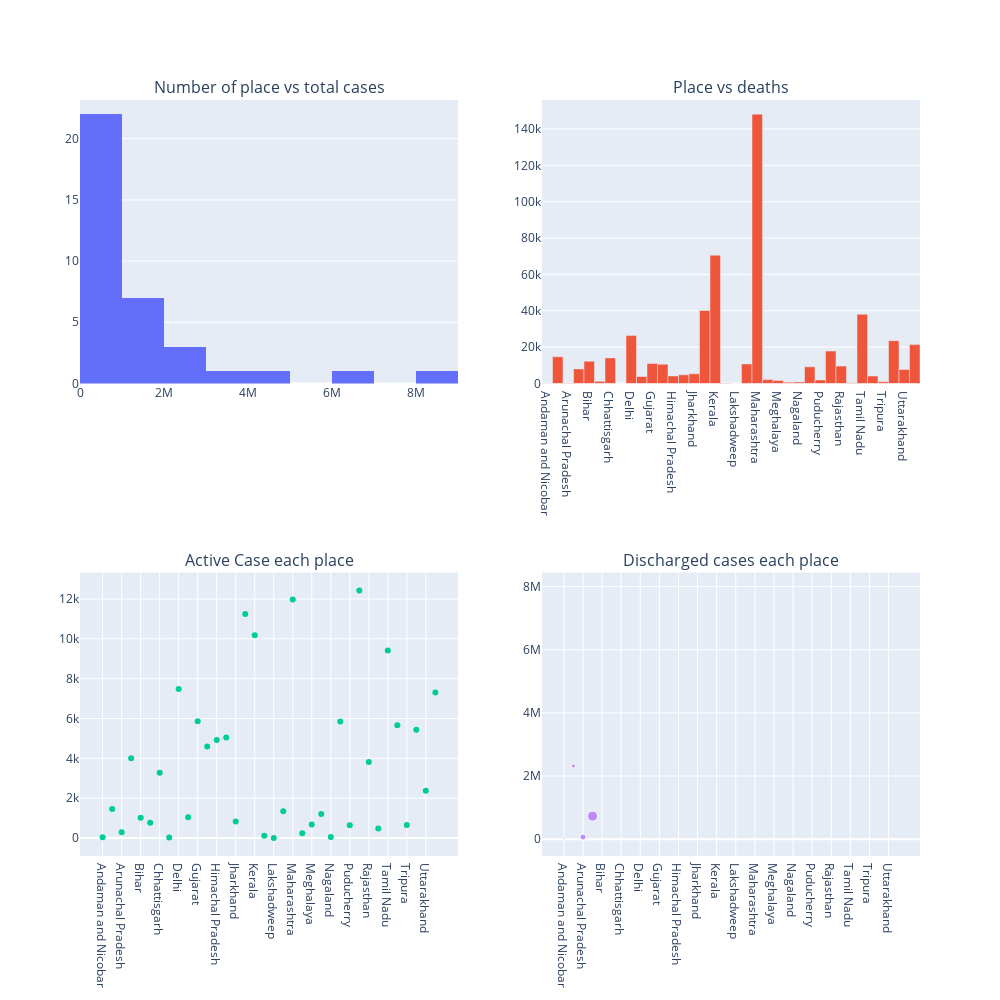

Notebook code cell kept with this figure:
### Code cell
from plotly.subplots import make_subplots
import plotly.graph_objects as go

fig2 = make_subplots(rows=2, cols=2, subplot_titles=['Number of place vs total cases', 'Place vs deaths','Active Case each place', 'Discharged cases each place'])

fig2.add_trace(
    go.Histogram( x=df['TotalCases']),
    row=1, col=1
)
fig2.add_trace(
    go.Bar(x=df.index, y=df['Deaths']),
    row=1, col=2
)
fig2.add_trace(
    go.Scatter(x=df.index, y=df['Active'], mode = 'markers'),
    row=2, col=1
)
fig2.add_trace(
    go.Scatter(x=df.index, y=df['Discharged'], mode='markers', marker_size = [2,4,6,10]),
    row=2, col=2
)
fig2.update_layout(height=1000, width=1000, showlegend = False)
fig2.show()

### Figure 1 — Plotly figure (JSON) as saved in the notebook; plotly's stock layout.template omitted (floating-point values rounded to 4 significant figures)
{"data": [{"type": "histogram", "x": [10502, 2333710, 66246, 741541, 844997, 97442, 1169532, 11557, 1970899, 253162, 1261922, 1036795, 305383, 470201, 441010, 4021106, 6730762, 29021, 11415, 1051447, 8060737, 139377, 95925, 234387, 35838, 1319527, 171651, 777362, 1297814, 42784, 3553670, 826284, 107419, 2108686, 445106, 2099433], "xaxis": "x", "yaxis": "y"}, {"type": "bar", "x": ["Andaman and Nicobar", "Andhra Pradesh", "Arunachal Pradesh", "Assam", "Bihar", "Chandigarh", "Chhattisgarh", "Dadra and Nagar Haveli and Daman and Diu", "Delhi", "Goa", "Gujarat", "Haryana", "Himachal Pradesh", "Jammu and Kashmir", "Jharkhand", "Karnataka", "Kerala", "Ladakh", "Lakshadweep", "Madhya Pradesh", "Maharashtra", "Manipur", "Meghalaya", "Mizoram", "Nagaland", "Odisha", "Puducherry", "Punjab", "Rajasthan", "Sikkim", "Tamil Nadu", "Telengana", "Tripura", "Uttar Pradesh", "Uttarakhand", "West Bengal"], "xaxis": "x2", "y": [129, 14733, 296, 8022, 12285, 1171, 14081, 4, 26336, 3855, 10980, 10650, 4177, 4776, 5328, 40163, 70582, 228, 52, 10762, 148143, 2138, 1611, 712, 772, 9149, 1967, 17832, 9590, 474, 38033, 4111, 935, 23576, 7719, 21400], "yaxis": "y2"}, {"mode": "markers", "type": "scatter", "x": ["Andaman and Nicobar", "Andhra Pradesh", "Arunachal Pradesh", "Assam", "Bihar", "Chandigarh", "Chhattisgarh", "Dadra and Nagar Haveli and Daman and Diu", "Delhi", "Goa", "Gujarat", "Haryana", "Himachal Pradesh", "Jammu and Kashmir", "Jharkhand", "Karnataka", "Kerala", "Ladakh", "Lakshadweep", "Madhya Pradesh", "Maharashtra", "Manipur", "Meghalaya", "Mizoram", "Nagaland", "Odisha", "Puducherry", "Punjab", "Rajasthan", "Sikkim", "Tamil Nadu", "Telengana", "Tripura", "Uttar Pradesh", "Uttarakhand", "West Bengal"], "xaxis": "x3", "y": [40, 1453, 295, 4006, 1024, 772, 3282, 23, 7484, 1046, 5862, 4598, 4919, 5045, 837, 11252, 10179, 118, 0, 1349, 11968, 244, 686, 1214, 54, 5851, 640, 12429, 3813, 476, 9408, 5667, 653, 5440, 2378, 7302], "yaxis": "y3"}, {"marker": {"size": [2, 4, 6, 10]}, "mode": "markers", "type": "scatter", "x": ["Andaman and Nicobar", "Andhra Pradesh", "Arunachal Pradesh", "Assam", "Bihar", "Chandigarh", "Chhattisgarh", "Dadra and Nagar Haveli and Daman and Diu", "Delhi", "Goa", "Gujarat", "Haryana", "Himachal Pradesh", "Jammu and Kashmir", "Jharkhand", "Karnataka", "Kerala", "Ladakh", "Lakshadweep", "Madhya Pradesh", "Maharashtra", "Manipur", "Meghalaya", "Mizoram", "Nagaland", "Odisha", "Puducherry", "Punjab", "Rajasthan", "Sikkim", "Tamil Nadu", "Telengana", "Tripura", "Uttar Pradesh", "Uttarakhand", "West Bengal"], "xaxis": "x4", "y": [10333, 2317524, 65655, 729513, 831688, 95499, 1152169, 11530, 1937079, 248261, 1245080, 1021547, 296287, 460380, 434845, 3969691, 6650001, 28675, 11363, 1039336, 7900626, 136995, 93628, 232461, 35012, 1304527, 169044, 747101, 1284411, 41834, 3506229, 816506, 105831, 2079670, 435009, 2070731], "yaxis": "y4"}], "layout": {"annotations": [{"font": {"size": 16}, "showarrow": false, "text": "Number of place vs total cases", "x": 0.225, "xanchor": "center", "xref": "paper", "y": 1, "yanchor": "bottom", "yref": "paper"}, {"font": {"size": 16}, "showarrow": false, "text": "Place vs deaths", "x": 0.775, "xanchor": "center", "xref": "paper", "y": 1, "yanchor": "bottom", "yref": "paper"}, {"font": {"size": 16}, "showarrow": false, "text": "Active Case each place", "x": 0.225, "xanchor": "center", "xref": "paper", "y": 0.375, "yanchor": "bottom", "yref": "paper"}, {"font": {"size": 16}, "showarrow": false, "text": "Discharged cases each place", "x": 0.775, "xanchor": "center", "xref": "paper", "y": 0.375, "yanchor": "bottom", "yref": "paper"}], "height": 1000, "showlegend": false, "width": 1000, "xaxis": {"anchor": "y", "domain": [0, 0.45]}, "xaxis2": {"anchor": "y2", "domain": [0.55, 1]}, "xaxis3": {"anchor": "y3", "domain": [0, 0.45]}, "xaxis4": {"anchor": "y4", "domain": [0.55, 1]}, "yaxis": {"anchor": "x", "domain": [0.625, 1]}, "yaxis2": {"anchor": "x2", "domain": [0.625, 1]}, "yaxis3": {"anchor": "x3", "domain": [0, 0.375]}, "yaxis4": {"anchor": "x4", "domain": [0, 0.375]}}}
